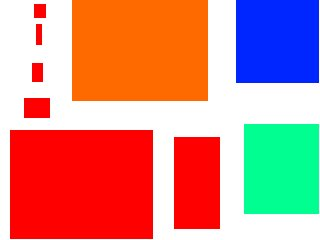
#> input picture Experimentacion/datos_entrada/ej1/test1.jpg, 320 x 240 px
$ jupyter execute --allow-errors exp2_medicion-tiempos.ipynb
#> lines starting #> are read from the running program, lines starting #| are printed output that depends on the picture
[cell 1]
from PIL import Image
import colorsys
import subprocess
import os
import sys
import matplotlib.pyplot as plt
import numpy as np
import pandas
import seaborn as sns
from platform import python_version
print(python_version())

## Generación de prueba

[cell 2]
def preparar_img(name):
#> called with name = 'test1.jpg'
    img = Image.open(os.path.join(image_path,name)).convert("L")
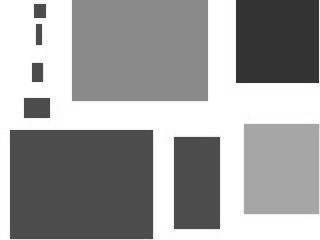
#> img: PIL image 320x240 L; min 35, max 255, mean 158.8
    width, height = img.size
#> width = 320; height = 240
    data = ""
    imgdata = list(img.getdata())
#> imgdata = 76800 items
    for i in range(0,height):
        indexes = range(i*width,i*width+width)
        data = data + " ".join([str(imgdata[x]) for x in indexes]) + "\n"
    input_text = "{0} {1}\n{2}".format(height,width,data)
    return (height, width, input_text, img)

## Experimento 1: Tiempo de ejecución según valor de K

[cell 3]
image_path = "../datos_entrada/ej1/"

"""Elegir el archivo desde donde se obtendran los datos(1 o 2)
este archivo es donde escribe el programa de c++ en la funcion escribir_tiempo"""
#1-archivo default
#csvFileName="./ej1_tiempos.csv"
#2-archivo_sin outliers
csvFileName="./ej1_tiempos_sin_outliers.csv"

test_times = 10
images = {
        "test1.jpg": None,
        "test2.png": None
}
methods = [0,1,2]

kRange = range(500,6001,500)
for path in images:
    images[path] = preparar_img(path)
#> pass 2 of the loop `for path in images:`:
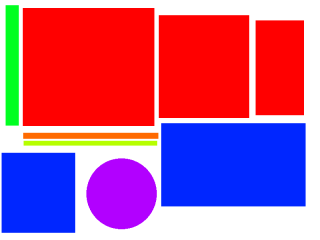
#> input picture Experimentacion/datos_entrada/ej1/test2.png, 320 x 240 px
#> in preparar_img (call 2), `img = Image.open(os.path.join(image_path,name)).convert("L")`:
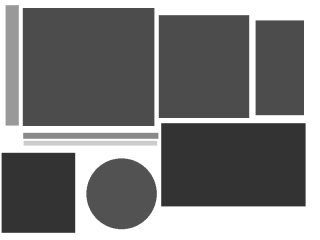
#> img: PIL image 320x240 L; min 51, max 255, mean 126.3

#> (a cell that did not finish here is left out)

[cell 5]
csv = pandas.read_csv(csvFileName)
#> (reads Experimentacion/ej1/ej1_tiempos_sin_outliers.csv from the repository)

[cell 6]
plt.clf()
for method in csv["Metodo"].unique():
    methodResults = csv.dropna(subset=['Filename'])
    methodResults = methodResults[methodResults["Metodo"] == method]
    resultsByK = [np.median(methodResults[methodResults["k"] == k]["Tiempo"]) for k in kRange]
    plt.scatter(kRange,resultsByK,label=method)
    plt.plot(kRange,resultsByK, linestyle='-')

plt.legend();
plt.xlabel("Valor de K")
plt.ylabel("Tiempo(mseg)");

plt.savefig('../graficos_ej1/exp_cuantitativos/exp1_k/k-3estructuras.png', dpi=100)
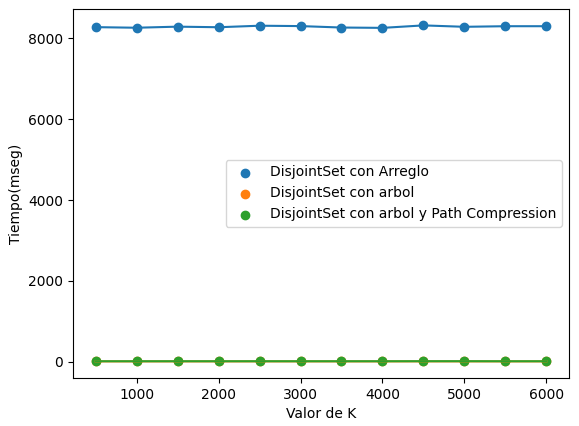
#> figure drawn by matplotlib, 1 panel; curve peaks at x = 4500, y = 8320; curve peaks at x = 4500, y = 11.33; curve peaks at x = 5000, y = 15.76

[cell 7]
plt.clf()
for method in csv["Metodo"].unique():
    if method != "DisjointSet con Arreglo":
        csvOnlyNames = csv.dropna(subset=['Filename'])
        methodResults = csvOnlyNames[csvOnlyNames["Metodo"]==method]
        resultsByK = [np.median(methodResults[methodResults["k"] == k]["Tiempo"]) for k in kRange]
        plt.scatter(kRange,resultsByK,label=method)
        plt.plot(kRange,resultsByK, linestyle='-')

plt.legend();
plt.xlabel("Valor de K")
plt.ylabel("Tiempo(mseg)");

plt.savefig('../graficos_ej1/exp_cuantitativos/exp1_k/k-2estructuras.png', dpi=100)
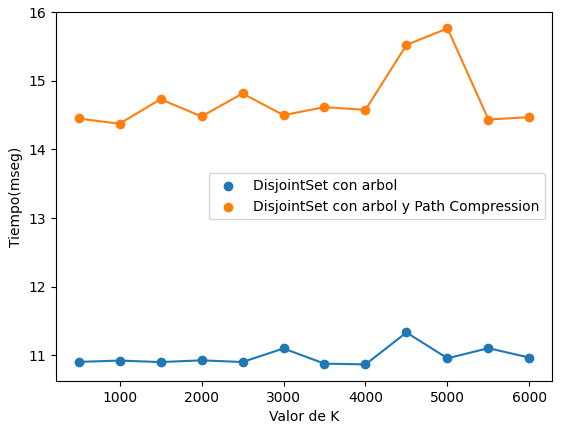
#> figure drawn by matplotlib, 1 panel; curve peaks at x = 4500, y = 11.33; curve peaks at x = 5000, y = 15.76

### Corelación entre tiempo de ejecución y cota de algortimo para cada una de estructuras

[cell 8]
csv = pandas.read_csv("ej1_tiempos.csv")
#> (reads Experimentacion/ej1/ej1_tiempos.csv from the repository)
kRange = range(500,6001,500)

[cell 9]
#casos de interes son los que tiene nombre y un k que pertenezca al rango [500,6000]
nombres_a_ver = [
                "test_1_320x240.jpg",
                "test_2_320x240.png",
                "sintetico_1_320x180.png",
                "sintetico_1_640x360.png",
                "sintetico_1_1280x720.png",
                "sintetico_1_1920x1080.png",
                "obelisco.jpeg"
                ]
csv_cotas = pandas.DataFrame()
for k in kRange:
    csv_aux_name = csv.dropna(subset=['Filename'])
    csv_aux_k = csv_aux_name[csv_aux_name["k"] == k]
    csv_cotas = pandas.concat([csv_cotas, csv_aux_k])
#todos los nombres tienen el mismo formato "nombre_num_anchoxalto.extension"
csv_cotas.loc[csv_cotas['Filename'] == 'test1.jpg', 'Filename'] = 'test_1_320x240.jpg'
csv_cotas.loc[csv_cotas['Filename'] == 'test2.png', 'Filename'] = 'test_2_320x240.png'
csv_cotas.loc[csv_cotas['Filename'] == 'obelisco.jpeg', 'Filename'] = 'obelisco_1_4096x6144.jpeg'
csv_cotas = csv_cotas[csv_cotas['Filename'].isin(nombres_a_ver)]
#armar columna n, donde n es la cant de pixeles cada imagen
split_guion_csv = pandas.DataFrame()
split_guion_csv[['nombre', 'num', 'anchoxalto']] = csv_cotas['Filename'].str.split('_', expand=True)
split_x_csv = pandas.DataFrame()
split_x_csv[['ancho', 'alto']] = split_guion_csv['anchoxalto'].str.split('x', expand=True)
split_x_csv['ancho'] = pandas.to_numeric(split_x_csv['ancho'])
split_x_csv['alto'] = split_x_csv['alto'].str.rstrip('.png')
split_x_csv['alto'] = split_x_csv['alto'].str.rstrip('.jpg')
split_x_csv['alto'] = split_x_csv['alto'].str.rstrip('.jpeg')
split_x_csv['alto'] = pandas.to_numeric(split_x_csv['alto'])
csv_cotas["n"] = split_x_csv['ancho'] * split_x_csv['alto']
#separo por metodos y por cada uno armo la columna cota
csv_cotas_arr = csv_cotas[csv_cotas['Metodo'] == 'DisjointSet con Arreglo']
csv_cotas_arb = csv_cotas[csv_cotas['Metodo'] == 'DisjointSet con arbol']
csv_cotas_arbYpath = csv_cotas[csv_cotas['Metodo'] == 'DisjointSet con arbol y Path Compression']
csv_cotas_arr.loc[:,"cota"] = csv_cotas_arr["n"] * csv_cotas_arr["n"]
csv_cotas_arb.loc[:,"cota"] = csv_cotas_arb["n"] * np.log(csv_cotas_arb["n"])
csv_cotas_arbYpath.loc[:,"cota"] = csv_cotas_arbYpath["n"]*2 #* np.log(csv_cotas_arbYpath["n"])

[cell 10]
plt.clf()
# # Grafico correlación.
#> (the rest of this cell did not finish here and is left out)

#> (a cell that did not finish here is left out)

## Experimento 2: Tiempo de ejecución según tamaño de la imagen

### Considerando DisjointSet con Arreglo

[cell 12]
image_path = "../datos_entrada/ej1/"
csvFileName="./ej1_tiempos.csv"
images = {
        "sintetico_1_320x180.png": None,
}
methods = [0,1,2]

k = 500
for path in images:
    images[path] = preparar_img(path)
#> call 3 of preparar_img, with name = 'sintetico_1_320x180.png'
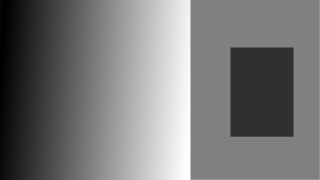
#> input picture Experimentacion/datos_entrada/ej1/sintetico_1_320x180.png, 320 x 180 px
#> in preparar_img (call 3), `imgdata = list(img.getdata())`: imgdata = 57600 items

#> (a cell that did not finish here is left out)

[cell 14]
csv = pandas.read_csv(csvFileName)

[cell 15]
plt.clf()

metodos = csv["Metodo"].unique()
tiempos = {}
#> (the rest of this cell did not finish here and is left out)

Incluso en el caso de la imagen más chica(320x180) el metodo con DisjointSet con Arreglo tarda varios ordenes de magnitud más que los otros dos casos, por lo que de ahora en adelante vamos a descartarlo por ser demasiado lento.

### Sin considerar DisjointSet con Arreglo

[cell 16]
image_path = "../datos_entrada/ej1/"
csvFileName="./ej1_tiempos.csv"
test_times = 10
images = {
        "sintetico_1_320x180.png": None,
        "sintetico_1_640x360.png": None,
        "sintetico_1_1280x720.png": None,
        "sintetico_1_1920x1080.png": None,
        "obelisco.jpeg": None,
}
methods = [1, 2]

k = 500
#> (the rest of this cell did not finish here and is left out)

#> pass 2 of the loop `for path in images:`:
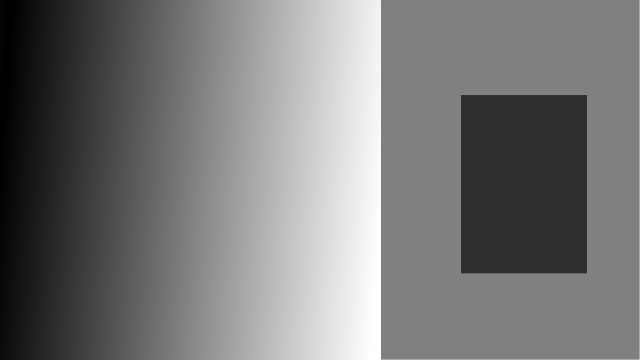
#> input picture Experimentacion/datos_entrada/ej1/sintetico_1_640x360.png, 640 x 360 px
#> img: PIL image 640x360 L
#> imgdata = 230400 items
